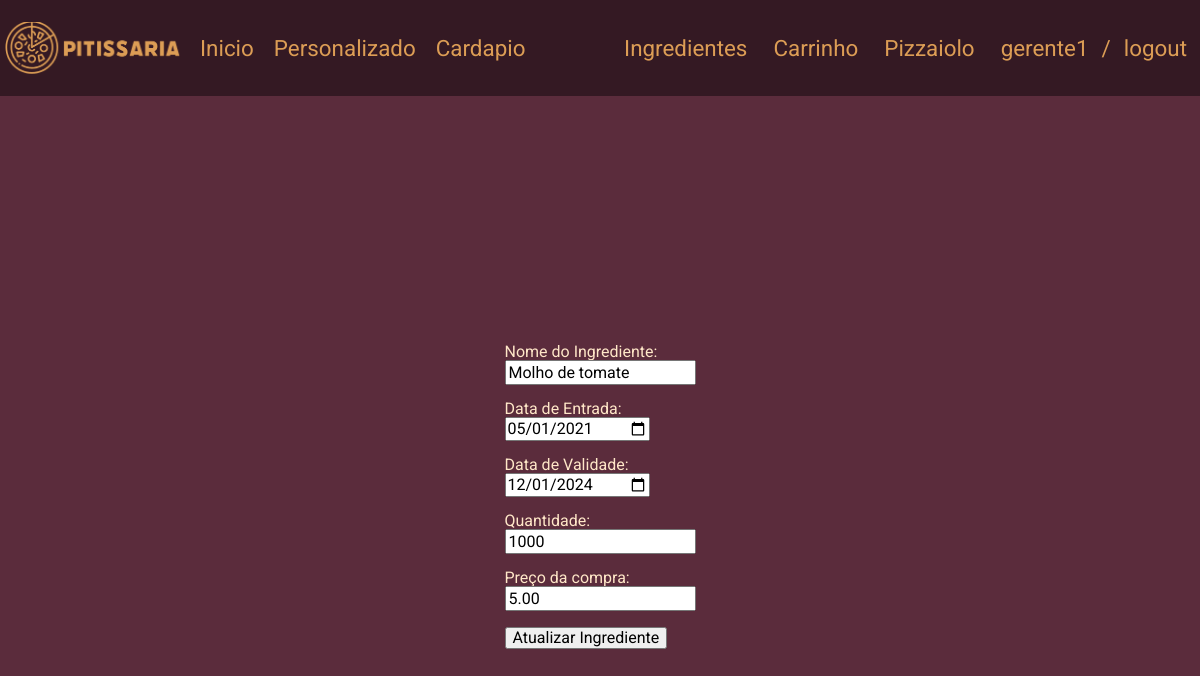
The page /php/edit_ingredientes.php?id=1 (signed in) on the database its author committed.
### tables this page shows
CREATE TABLE IF NOT EXISTS ingredientes (
    id INT AUTO_INCREMENT PRIMARY KEY,
    nome VARCHAR(50) NOT NULL,
    preco DECIMAL(8,2) NOT NULL,
    data_entrada DATE NOT NULL,
    data_validade DATE NOT NULL,
    quantidade INT
);

### php/edit_ingredientes.php (the view, shortened to what this page needs)
<!DOCTYPE html>
<html lang="pt-BR">
<head>
    <link rel="stylesheet" href="https://cdn.jsdelivr.net/npm/bootstrap-icons@1.11.3/font/bootstrap-icons.min.css">
    <link href="https://cdn.jsdelivr.net/npm/bootstrap@5.2.3/dist/css/bootstrap.min.css" rel="stylesheet">
    <link rel="stylesheet" href="../Style/padrao.css">
</head>
<body>
    <main>
    <?php
    include("connection.php");
                    include("../paginas/geral/menu.php");
    ?>
        <div class="containera">
            <form action="edit_ingredientes_php.php" id="form1" method="POST" onsubmit="return validarData()">
                <?php
                    $id = $_GET["id"];
                    $sql =  "SELECT  nome, data_entrada, data_validade, quantidade, preco FROM ingredientes WHERE id = $id";
                    $result = $conn->query($sql);
                    if ($result->num_rows > 0) {
                        while ($row = $result->fetch_assoc()) {
                            $nome_ingrediente = $row["nome"];
                            $data_entrada = $row["data_entrada"];
                            $data_validade = $row["data_validade"];
                            $quantidade_ingrediente = $row["quantidade"];
                            $preco_compra = $row["preco"];
                        }
                    }
                ?>
                <label for="nome">Nome do Ingrediente:</label><br>
                <input type="text" id="nome_ingrediente" name="nome" value="<?php echo $nome_ingrediente ?>" required><br><br>
                <label for="data_entrada">Data de Entrada:</label><br>
                <input type="date" id="data_entrada" name="data_entrada" value="<?php echo $data_entrada ?>" required><br><br>
                <label for="data_validade">Data de Validade:</label><br>
                <input type="date" id="data_validade" name="data_validade" value="<?php echo $data_validade ?>" required><br><br>
                <label for="quantidade">Quantidade:</label><br>
                <input type="number" id="quantidade_ingrediente" name="quantidade" value="<?php echo $quantidade_ingrediente ?>" required><br><br>
                <label for="preco_compra">Preço da compra: </label><br>
                <input type="number" id="preco_compra" name="preco" value="<?php echo $preco_compra ?>" required><br><br>
                <input type="submit" value="Atualizar Ingrediente" id="submit">
            </form>
        </div>
    </main>
</body>
</html>

### Style/padrao.css (style rules this page uses)
:root { --cor-fundo: #BFBFBD; --cor-hover: #5b2c3c; --cor-header: #341923fa; --cor-texto: rgb(255, 231, 200); --cor-texto-header: #dc9d55; --cor-footer: #202D40; --cor-carregamento: #ffffff; --fonte-texto: 'Roboto', sans-serif; }
html, body { padding: 0; margin: 0; height: 100vh; color: var(--cor-texto); }
html { font: 1em/1.5 var(--fonte-texto); -webkit-font-smoothing: antialiased; -moz-osx-font-smoothing: grayscale; text-rendering: optimizelegibility; }
body { font-size: 1.3em; background-color: var(--cor-hover); position: relative; }

### Style/padrao1.css (style rules this page uses)
:root { --cor-fundo: #5b2c3c; --cor-header: #341923fa; --cor-darker: #251219fa; --cor-input-form: #a7818f; --cor-hover: rgb(235, 208, 227); --cor-desativado: rgb(139, 115, 132); --cor-texto: rgb(255, 231, 200); --cor-texto-header: #dc9d55; --cor-footer: rgba(33, 37, 41, 1); --cor-carregamento: #ffffff; --fonte-texto: "Roboto", sans-serif; --fonte-texto-form: "Open Sans", sans-serif; --cor-ingredientes: #402831; --height-img: 80px; }
body, html { height: 100vh; background: var(--cor-fundo); font-family: var(--fonte-texto); font-size: 16px; }

### php/edit_ingredientes.php (style rules this page uses)
.containera { display: flex; justify-content: center; align-items: center; height: 100vh; }

### rows shown on the page
ingredientes: nome "Molho de tomate", data_entrada "05/01/2021", data_validade "12/01/2024", quantidade "1000", preco "5.00"

### other values the page prints
$_SESSION['username'] "gerente1"
